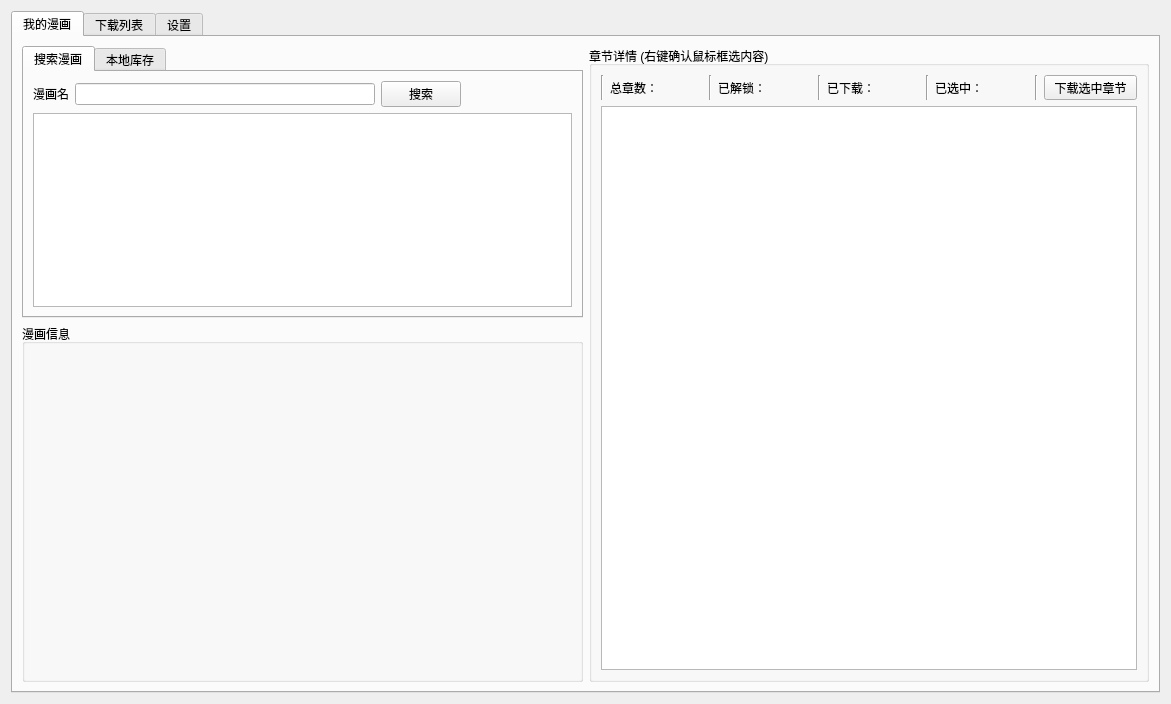
<?xml version="1.0" encoding="UTF-8"?>
<ui version="4.0">
 <class>MainWidget</class>
 <widget class="QWidget" name="MainWidget">
  <property name="geometry">
   <rect>
    <x>0</x>
    <y>0</y>
    <width>1171</width>
    <height>704</height>
   </rect>
  </property>
  <property name="windowTitle">
   <string>Form</string>
  </property>
  <property name="windowIcon">
   <iconset resource="resource.qrc">
    <normaloff>:/imgs/BiliBili_favicon.ico</normaloff>:/imgs/BiliBili_favicon.ico</iconset>
  </property>
  <layout class="QHBoxLayout" name="horizontalLayout_23">
   <item>
    <widget class="QTabWidget" name="tabWidget">
     <property name="autoFillBackground">
      <bool>false</bool>
     </property>
     <property name="currentIndex">
      <number>0</number>
     </property>
     <widget class="QWidget" name="tab_my_manga">
      <attribute name="title">
       <string>我的漫画</string>
      </attribute>
      <layout class="QHBoxLayout" name="horizontalLayout_19" stretch="0,0">
       <item>
        <layout class="QVBoxLayout" name="v_lLayout_my_manga" stretch="0,1">
         <item>
          <widget class="QTabWidget" name="tabWidget_my_manga">
           <property name="currentIndex">
            <number>0</number>
           </property>
           <widget class="QWidget" name="tab_manga_search">
            <attribute name="title">
             <string>搜索漫画</string>
            </attribute>
            <layout class="QVBoxLayout" name="verticalLayout_17">
             <item>
              <layout class="QHBoxLayout" name="h_Layout_manga_search" stretch="0,1,0,0,0">
               <item>
                <widget class="QLabel" name="label_8">
                 <property name="text">
                  <string>漫画名</string>
                 </property>
                </widget>
               </item>
               <item>
                <widget class="QLineEdit" name="lineEdit_manga_search_name">
                 <property name="maximumSize">
                  <size>
                   <width>300</width>
                   <height>16777215</height>
                  </size>
                 </property>
                 <property name="text">
                  <string/>
                 </property>
                </widget>
               </item>
               <item>
                <widget class="QPushButton" name="pushButton_manga_search_name">
                 <property name="text">
                  <string>搜索</string>
                 </property>
                </widget>
               </item>
               <item>
                <spacer name="horizontalSpacer">
                 <property name="orientation">
                  <enum>Qt::Horizontal</enum>
                 </property>
                 <property name="sizeHint" stdset="0">
                  <size>
                   <width>40</width>
                   <height>20</height>
                  </size>
                 </property>
                </spacer>
               </item>
               <item>
                <widget class="QLabel" name="label_manga_search">
                 <property name="text">
                  <string/>
                 </property>
                </widget>
               </item>
              </layout>
             </item>
             <item>
              <widget class="QListWidget" name="listWidget_manga_search"/>
             </item>
            </layout>
           </widget>
           <widget class="QWidget" name="tab_myLibrary">
            <attribute name="title">
             <string>本地库存</string>
            </attribute>
            <layout class="QVBoxLayout" name="verticalLayout_10" stretch="0,0">
             <item>
              <layout class="QHBoxLayout" name="horizontalLayout">
               <item>
                <widget class="QLabel" name="label_myLibrary_count">
                 <property name="text">
                  <string>库存：</string>
                 </property>
                </widget>
               </item>
               <item>
                <widget class="QLabel" name="label">
                 <property name="text">
                  <string>(右键打开文件夹)</string>
                 </property>
                </widget>
               </item>
               <item>
                <spacer name="horizontalSpacer_3">
                 <property name="orientation">
                  <enum>Qt::Horizontal</enum>
                 </property>
                 <property name="sizeHint" stdset="0">
                  <size>
                   <width>40</width>
                   <height>20</height>
                  </size>
                 </property>
                </spacer>
               </item>
               <item>
                <widget class="QPushButton" name="pushButton_myLibrary_update">
                 <property name="text">
                  <string>检查更新</string>
                 </property>
                </widget>
               </item>
              </layout>
             </item>
             <item>
              <widget class="QScrollArea" name="scrollArea_myLibrary">
               <property name="widgetResizable">
                <bool>true</bool>
               </property>
               <widget class="QWidget" name="scrollAreaWidgetContents_myLibrary">
                <property name="geometry">
                 <rect>
                  <x>0</x>
                  <y>0</y>
                  <width>98</width>
                  <height>28</height>
                 </rect>
                </property>
                <layout class="QVBoxLayout" name="v_Layout_myLibrary"/>
               </widget>
              </widget>
             </item>
            </layout>
           </widget>
          </widget>
         </item>
         <item>
          <widget class="QGroupBox" name="groupBox_my_manga">
           <property name="title">
            <string>漫画信息</string>
           </property>
           <layout class="QHBoxLayout" name="horizontalLayout_8" stretch="1,1">
            <item>
             <layout class="QVBoxLayout" name="v_Layout_manga_image">
              <item>
               <widget class="QLabel" name="label_manga_image">
                <property name="enabled">
                 <bool>true</bool>
                </property>
                <property name="sizePolicy">
                 <sizepolicy hsizetype="Expanding" vsizetype="Expanding">
                  <horstretch>0</horstretch>
                  <verstretch>0</verstretch>
                 </sizepolicy>
                </property>
                <property name="minimumSize">
                 <size>
                  <width>200</width>
                  <height>200</height>
                 </size>
                </property>
                <property name="maximumSize">
                 <size>
                  <width>16777215</width>
                  <height>16777215</height>
                 </size>
                </property>
                <property name="text">
                 <string/>
                </property>
                <property name="scaledContents">
                 <bool>false</bool>
                </property>
                <property name="wordWrap">
                 <bool>false</bool>
                </property>
               </widget>
              </item>
             </layout>
            </item>
            <item>
             <layout class="QVBoxLayout" name="v_Layout_manga_detail" stretch="0,0,0,0,1">
              <property name="spacing">
               <number>6</number>
              </property>
              <item>
               <widget class="QLabel" name="label_manga_title">
                <property name="text">
                 <string/>
                </property>
               </widget>
              </item>
              <item>
               <widget class="QLabel" name="label_manga_author">
                <property name="text">
                 <string/>
                </property>
               </widget>
              </item>
              <item>
               <widget class="QLabel" name="label_manga_style">
                <property name="text">
                 <string/>
                </property>
               </widget>
              </item>
              <item>
               <widget class="QLabel" name="label_manga_isFinish">
                <property name="text">
                 <string/>
                </property>
               </widget>
              </item>
              <item alignment="Qt::AlignTop">
               <widget class="QLabel" name="label_manga_outline">
                <property name="text">
                 <string/>
                </property>
                <property name="wordWrap">
                 <bool>true</bool>
                </property>
               </widget>
              </item>
             </layout>
            </item>
           </layout>
          </widget>
         </item>
        </layout>
       </item>
       <item>
        <widget class="QGroupBox" name="groupBox_chp_detail">
         <property name="title">
          <string>章节详情 (右键确认鼠标框选内容)</string>
         </property>
         <layout class="QVBoxLayout" name="verticalLayout_4" stretch="0,0">
          <item>
           <layout class="QHBoxLayout" name="h_Layout_chp_detail">
            <item>
             <widget class="Line" name="line_5">
              <property name="orientation">
               <enum>Qt::Vertical</enum>
              </property>
             </widget>
            </item>
            <item>
             <widget class="QLabel" name="label_chp_detail_total_chp">
              <property name="text">
               <string>总章数：</string>
              </property>
             </widget>
            </item>
            <item>
             <widget class="Line" name="line">
              <property name="orientation">
               <enum>Qt::Vertical</enum>
              </property>
             </widget>
            </item>
            <item>
             <widget class="QLabel" name="label_chp_detail_num_unlocked">
              <property name="text">
               <string>已解锁：</string>
              </property>
             </widget>
            </item>
            <item>
             <widget class="Line" name="line_2">
              <property name="orientation">
               <enum>Qt::Vertical</enum>
              </property>
             </widget>
            </item>
            <item>
             <widget class="QLabel" name="label_chp_detail_num_downloaded">
              <property name="text">
               <string>已下载：</string>
              </property>
             </widget>
            </item>
            <item>
             <widget class="Line" name="line_3">
              <property name="orientation">
               <enum>Qt::Vertical</enum>
              </property>
             </widget>
            </item>
            <item>
             <widget class="QLabel" name="label_chp_detail_num_selected">
              <property name="text">
               <string>已选中：</string>
              </property>
             </widget>
            </item>
            <item>
             <widget class="Line" name="line_4">
              <property name="orientation">
               <enum>Qt::Vertical</enum>
              </property>
             </widget>
            </item>
            <item>
             <widget class="QPushButton" name="pushButton_chp_detail_download_selected">
              <property name="maximumSize">
               <size>
                <width>200</width>
                <height>25</height>
               </size>
              </property>
              <property name="text">
               <string>下载选中章节</string>
              </property>
             </widget>
            </item>
           </layout>
          </item>
          <item>
           <widget class="QListWidget" name="listWidget_chp_detail">
            <property name="autoFillBackground">
             <bool>true</bool>
            </property>
            <property name="dragEnabled">
             <bool>true</bool>
            </property>
            <property name="selectionMode">
             <enum>QAbstractItemView::ExtendedSelection</enum>
            </property>
            <property name="selectionBehavior">
             <enum>QAbstractItemView::SelectRows</enum>
            </property>
            <property name="isWrapping" stdset="0">
             <bool>true</bool>
            </property>
            <property name="resizeMode">
             <enum>QListView::Adjust</enum>
            </property>
            <property name="spacing">
             <number>5</number>
            </property>
            <property name="viewMode">
             <enum>QListView::IconMode</enum>
            </property>
            <property name="uniformItemSizes">
             <bool>true</bool>
            </property>
            <property name="batchSize">
             <number>100</number>
            </property>
            <property name="wordWrap">
             <bool>false</bool>
            </property>
           </widget>
          </item>
         </layout>
        </widget>
       </item>
      </layout>
     </widget>
     <widget class="QWidget" name="tab_download">
      <attribute name="title">
       <string>下载列表</string>
      </attribute>
      <layout class="QVBoxLayout" name="verticalLayout_2">
       <item>
        <layout class="QHBoxLayout" name="h_Layout_total_progress">
         <property name="spacing">
          <number>20</number>
         </property>
         <item>
          <widget class="QLabel" name="label_total_progress">
           <property name="text">
            <string>总进度</string>
           </property>
          </widget>
         </item>
         <item>
          <widget class="QProgressBar" name="progressBar_total_progress">
           <property name="enabled">
            <bool>true</bool>
           </property>
           <property name="value">
            <number>100</number>
           </property>
           <property name="textVisible">
            <bool>true</bool>
           </property>
          </widget>
         </item>
         <item>
          <widget class="Line" name="line_7">
           <property name="orientation">
            <enum>Qt::Vertical</enum>
           </property>
          </widget>
         </item>
         <item>
          <widget class="QLabel" name="label_total_progress_speed">
           <property name="text">
            <string>总下载速度:</string>
           </property>
          </widget>
         </item>
         <item>
          <widget class="Line" name="line_6">
           <property name="orientation">
            <enum>Qt::Vertical</enum>
           </property>
          </widget>
         </item>
         <item>
          <widget class="QLabel" name="label_total_progress_time">
           <property name="text">
            <string>剩余时间：</string>
           </property>
          </widget>
         </item>
        </layout>
       </item>
       <item>
        <widget class="QTabWidget" name="tabWidget_download_list">
         <property name="currentIndex">
          <number>0</number>
         </property>
         <widget class="QWidget" name="tab_processing">
          <attribute name="title">
           <string>进行中</string>
          </attribute>
          <layout class="QVBoxLayout" name="verticalLayout_6">
           <item>
            <layout class="QVBoxLayout" name="v_Layout_processing" stretch="0">
             <item>
              <widget class="QScrollArea" name="scrollArea_processing">
               <property name="widgetResizable">
                <bool>true</bool>
               </property>
               <widget class="QWidget" name="scrollAreaWidgetContents_processing">
                <property name="geometry">
                 <rect>
                  <x>0</x>
                  <y>0</y>
                  <width>98</width>
                  <height>28</height>
                 </rect>
                </property>
                <layout class="QVBoxLayout" name="verticalLayout_processing"/>
               </widget>
              </widget>
             </item>
            </layout>
           </item>
          </layout>
         </widget>
         <widget class="QWidget" name="tab_finished">
          <attribute name="title">
           <string>已完成</string>
          </attribute>
          <layout class="QVBoxLayout" name="verticalLayout_7">
           <item>
            <layout class="QVBoxLayout" name="v_Layout_finished" stretch="0,0">
             <item>
              <widget class="QScrollArea" name="scrollArea_finished">
               <property name="widgetResizable">
                <bool>true</bool>
               </property>
               <widget class="QWidget" name="scrollAreaWidgetContents_finished">
                <property name="geometry">
                 <rect>
                  <x>0</x>
                  <y>0</y>
                  <width>98</width>
                  <height>28</height>
                 </rect>
                </property>
                <layout class="QVBoxLayout" name="verticalLayout_finished"/>
               </widget>
              </widget>
             </item>
             <item>
              <layout class="QHBoxLayout" name="h_Layout_finished">
               <item>
                <spacer name="horizontalSpacer_6">
                 <property name="orientation">
                  <enum>Qt::Horizontal</enum>
                 </property>
                 <property name="sizeHint" stdset="0">
                  <size>
                   <width>40</width>
                   <height>20</height>
                  </size>
                 </property>
                </spacer>
               </item>
               <item>
                <widget class="QPushButton" name="pushButton_clear_tasks">
                 <property name="minimumSize">
                  <size>
                   <width>120</width>
                   <height>25</height>
                  </size>
                 </property>
                 <property name="text">
                  <string>清理已完成任务</string>
                 </property>
                </widget>
               </item>
              </layout>
             </item>
            </layout>
           </item>
          </layout>
         </widget>
        </widget>
       </item>
      </layout>
     </widget>
     <widget class="QWidget" name="tab_setting">
      <attribute name="title">
       <string>设置</string>
      </attribute>
      <layout class="QVBoxLayout" name="verticalLayout_5" stretch="0,0,0,0,0,0,0,1,0,0">
       <item>
        <spacer name="verticalSpacer_4">
         <property name="orientation">
          <enum>Qt::Vertical</enum>
         </property>
         <property name="sizeHint" stdset="0">
          <size>
           <width>20</width>
           <height>10</height>
          </size>
         </property>
        </spacer>
       </item>
       <item>
        <layout class="QHBoxLayout" name="h_Layout_my_cookie">
         <item>
          <widget class="QLabel" name="label_my_cookie">
           <property name="minimumSize">
            <size>
             <width>110</width>
             <height>0</height>
            </size>
           </property>
           <property name="maximumSize">
            <size>
             <width>16777215</width>
             <height>16777215</height>
            </size>
           </property>
           <property name="text">
            <string>我的Cookie：</string>
           </property>
          </widget>
         </item>
         <item>
          <widget class="QLineEdit" name="lineEdit_my_cookie"/>
         </item>
         <item>
          <widget class="QPushButton" name="pushButton_my_cookie">
           <property name="text">
            <string>确认</string>
           </property>
          </widget>
         </item>
        </layout>
       </item>
       <item>
        <layout class="QHBoxLayout" name="h_Layout_save_path">
         <item>
          <widget class="QLabel" name="label_save_path">
           <property name="minimumSize">
            <size>
             <width>110</width>
             <height>0</height>
            </size>
           </property>
           <property name="maximumSize">
            <size>
             <width>16777215</width>
             <height>16777215</height>
            </size>
           </property>
           <property name="text">
            <string>漫画保存路径：</string>
           </property>
          </widget>
         </item>
         <item>
          <widget class="QLineEdit" name="lineEdit_save_path"/>
         </item>
         <item>
          <widget class="QPushButton" name="pushButton_save_path">
           <property name="text">
            <string>浏览...</string>
           </property>
          </widget>
         </item>
        </layout>
       </item>
       <item>
        <spacer name="verticalSpacer_3">
         <property name="orientation">
          <enum>Qt::Vertical</enum>
         </property>
         <property name="sizeHint" stdset="0">
          <size>
           <width>20</width>
           <height>10</height>
          </size>
         </property>
        </spacer>
       </item>
       <item>
        <widget class="Line" name="line_8">
         <property name="orientation">
          <enum>Qt::Horizontal</enum>
         </property>
        </widget>
       </item>
       <item>
        <spacer name="verticalSpacer_5">
         <property name="orientation">
          <enum>Qt::Vertical</enum>
         </property>
         <property name="sizeHint" stdset="0">
          <size>
           <width>20</width>
           <height>10</height>
          </size>
         </property>
        </spacer>
       </item>
       <item>
        <widget class="QGroupBox" name="groupBox">
         <property name="minimumSize">
          <size>
           <width>0</width>
           <height>50</height>
          </size>
         </property>
         <property name="title">
          <string>注意：以下设置只在下次启动时生效！</string>
         </property>
         <layout class="QVBoxLayout" name="verticalLayout_3">
          <item>
           <layout class="QHBoxLayout" name="h_Layout_num_thread">
            <item>
             <widget class="QLabel" name="label_num_thread_count">
              <property name="minimumSize">
               <size>
                <width>110</width>
                <height>0</height>
               </size>
              </property>
              <property name="maximumSize">
               <size>
                <width>16777215</width>
                <height>16777215</height>
               </size>
              </property>
              <property name="text">
               <string>同时下载线程数：</string>
              </property>
             </widget>
            </item>
            <item>
             <widget class="QSlider" name="h_Slider_num_thread">
              <property name="minimumSize">
               <size>
                <width>200</width>
                <height>0</height>
               </size>
              </property>
              <property name="maximumSize">
               <size>
                <width>200</width>
                <height>16777215</height>
               </size>
              </property>
              <property name="minimum">
               <number>1</number>
              </property>
              <property name="maximum">
               <number>32</number>
              </property>
              <property name="singleStep">
               <number>2</number>
              </property>
              <property name="pageStep">
               <number>2</number>
              </property>
              <property name="value">
               <number>16</number>
              </property>
              <property name="orientation">
               <enum>Qt::Horizontal</enum>
              </property>
             </widget>
            </item>
            <item>
             <widget class="QLabel" name="label_num_thread">
              <property name="text">
               <string>线程数并不是越多越好，请根据自己的网络情况和平均任务大小合理配置（推荐：16）</string>
              </property>
              <property name="wordWrap">
               <bool>true</bool>
              </property>
             </widget>
            </item>
            <item>
             <widget class="QGroupBox" name="groupBox_save_method">
              <property name="title">
               <string>漫画保存格式：</string>
              </property>
              <layout class="QHBoxLayout" name="h_Layout_groupBox_save_method">
               <item>
                <widget class="QRadioButton" name="radioButton_save_method_pdf">
                 <property name="minimumSize">
                  <size>
                   <width>60</width>
                   <height>0</height>
                  </size>
                 </property>
                 <property name="text">
                  <string>PDF</string>
                 </property>
                 <property name="checked">
                  <bool>true</bool>
                 </property>
                </widget>
               </item>
               <item>
                <widget class="QRadioButton" name="radioButton_save_method_7z">
                 <property name="minimumSize">
                  <size>
                   <width>60</width>
                   <height>0</height>
                  </size>
                 </property>
                 <property name="text">
                  <string>7z压缩包</string>
                 </property>
                 <property name="checked">
                  <bool>false</bool>
                 </property>
                </widget>
               </item>
               <item>
                <widget class="QRadioButton" name="radioButton_save_method_folder">
                 <property name="enabled">
                  <bool>true</bool>
                 </property>
                 <property name="minimumSize">
                  <size>
                   <width>60</width>
                   <height>0</height>
                  </size>
                 </property>
                 <property name="text">
                  <string>文件夹-图片</string>
                 </property>
                 <property name="checked">
                  <bool>false</bool>
                 </property>
                </widget>
               </item>
              </layout>
             </widget>
            </item>
            <item>
             <spacer name="horizontalSpacer_2">
              <property name="orientation">
               <enum>Qt::Horizontal</enum>
              </property>
              <property name="sizeHint" stdset="0">
               <size>
                <width>40</width>
                <height>20</height>
               </size>
              </property>
             </spacer>
            </item>
           </layout>
          </item>
         </layout>
        </widget>
       </item>
       <item>
        <spacer name="verticalSpacer">
         <property name="orientation">
          <enum>Qt::Vertical</enum>
         </property>
         <property name="sizeHint" stdset="0">
          <size>
           <width>20</width>
           <height>40</height>
          </size>
         </property>
        </spacer>
       </item>
       <item>
        <layout class="QHBoxLayout" name="h_Layout_buttons">
         <property name="spacing">
          <number>50</number>
         </property>
         <item>
          <widget class="QPushButton" name="pushButton_open_log">
           <property name="maximumSize">
            <size>
             <width>200</width>
             <height>16777215</height>
            </size>
           </property>
           <property name="text">
            <string>打开最新日志</string>
           </property>
          </widget>
         </item>
         <item>
          <widget class="QPushButton" name="pushButton_clear_data">
           <property name="maximumSize">
            <size>
             <width>200</width>
             <height>16777215</height>
            </size>
           </property>
           <property name="text">
            <string>清空用户数据</string>
           </property>
          </widget>
         </item>
         <item>
          <widget class="QPushButton" name="pushButton_check_update">
           <property name="maximumSize">
            <size>
             <width>200</width>
             <height>16777215</height>
            </size>
           </property>
           <property name="text">
            <string>检查更新</string>
           </property>
          </widget>
         </item>
         <item>
          <widget class="QPushButton" name="pushButton_about">
           <property name="maximumSize">
            <size>
             <width>200</width>
             <height>16777215</height>
            </size>
           </property>
           <property name="text">
            <string>关于</string>
           </property>
          </widget>
         </item>
        </layout>
       </item>
       <item>
        <spacer name="verticalSpacer_2">
         <property name="orientation">
          <enum>Qt::Vertical</enum>
         </property>
         <property name="sizeHint" stdset="0">
          <size>
           <width>20</width>
           <height>40</height>
          </size>
         </property>
        </spacer>
       </item>
      </layout>
     </widget>
    </widget>
   </item>
  </layout>
 </widget>
 <resources>
  <include location="resource.qrc"/>
 </resources>
 <connections/>
</ui>
